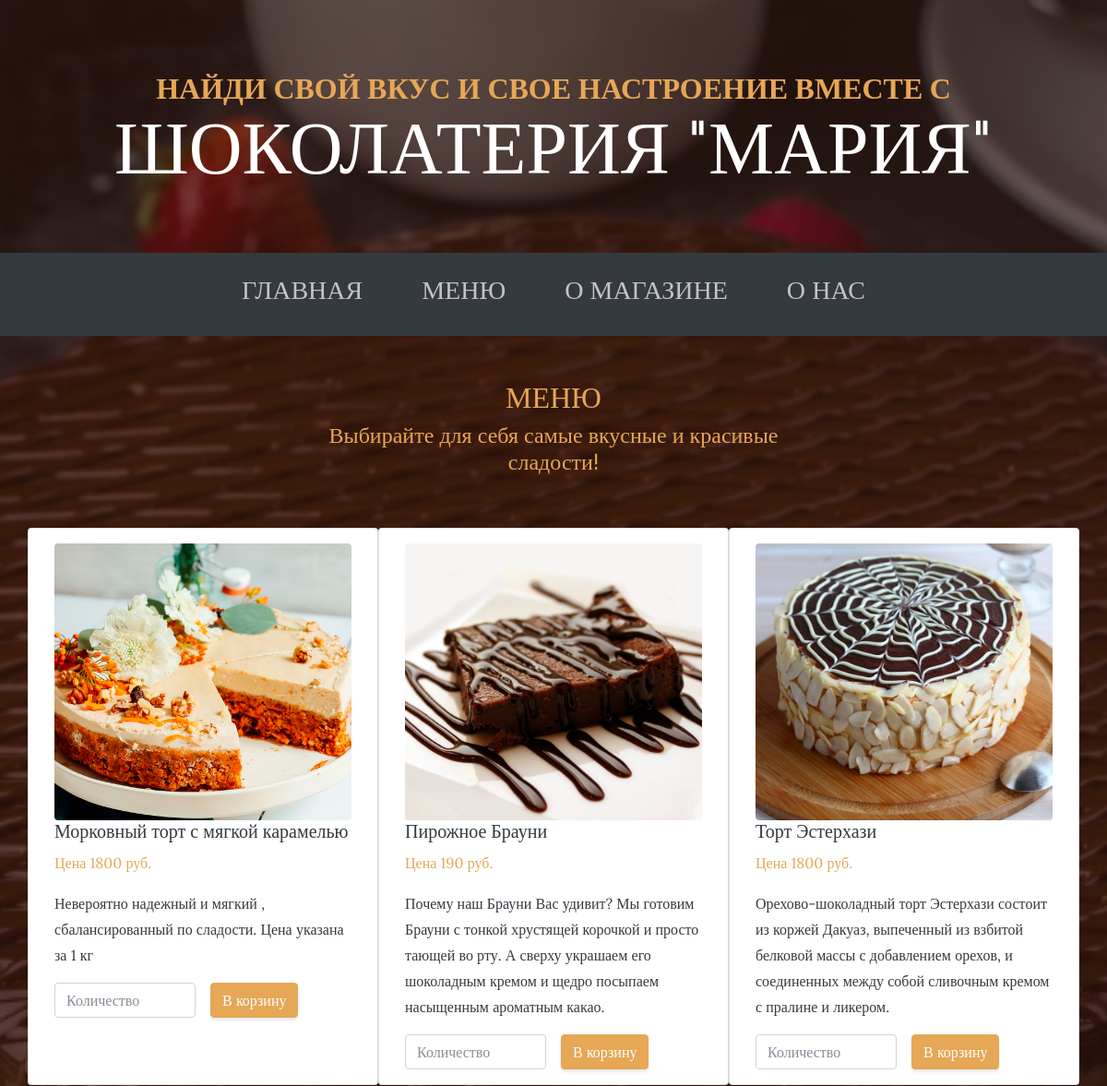
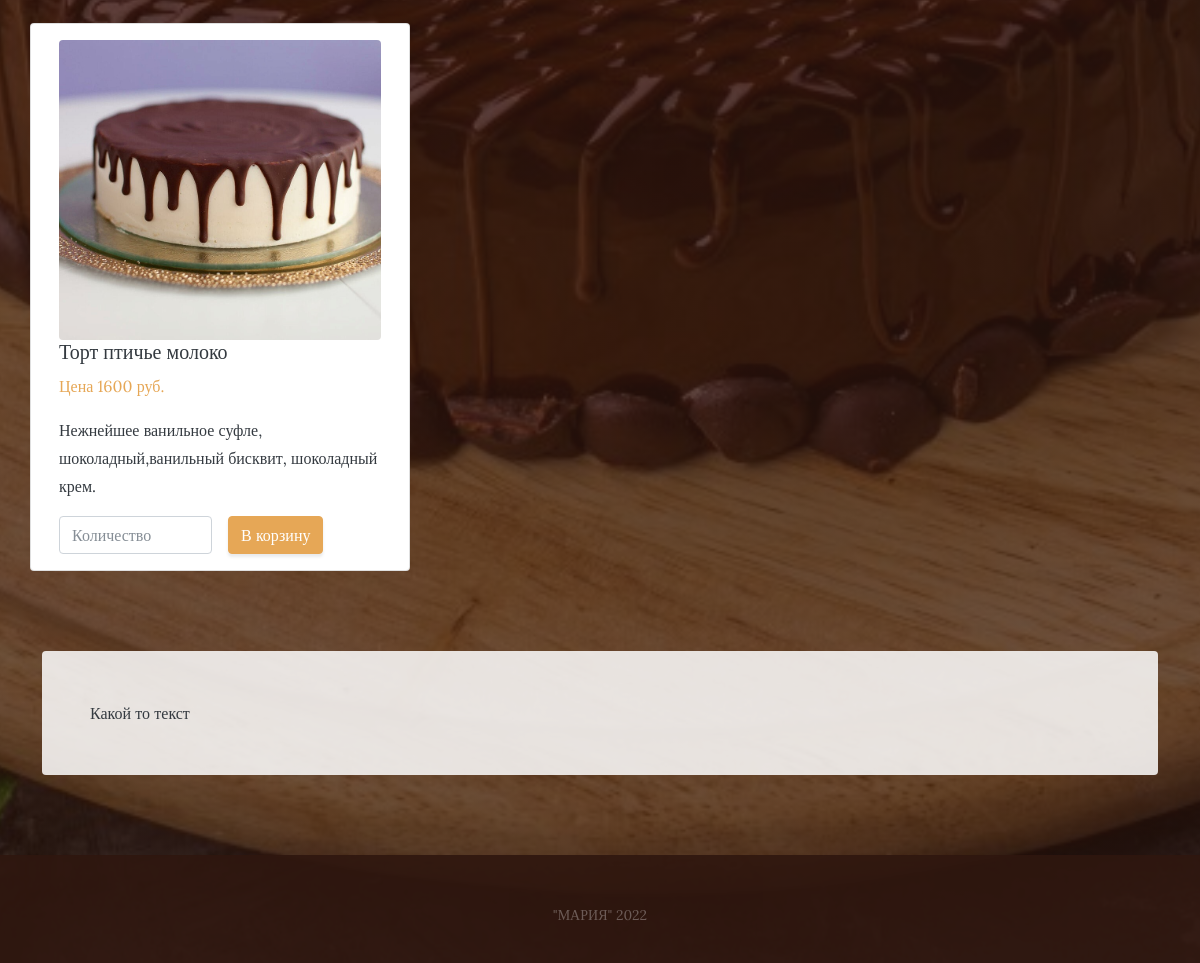
The app's page /product/ with its own data (2 pictures, top to bottom).
### chocolatery/models.py (models this page shows, shortened)
class Product(models.Model):
    title = models.CharField(max_length=100, verbose_name = 'Название')
    price = models.IntegerField(blank=True, verbose_name = 'Цена') #blank=True - обозначает поле необязательное к заполнению
    price_with_sale = models.FloatField(blank=True, verbose_name = 'Цена со скидкой')
    content = models.TextField(blank=True, verbose_name = 'Описание')
    is_available = models.BooleanField(default=True, verbose_name = 'Наличие')
    photo = models.ImageField(upload_to='photos/%Y/%m/%d/', verbose_name = 'Фото', blank=True) # сохранение по дате при загрузке %Y/%m/%d/
    weight = models.IntegerField(blank=True, verbose_name = 'Масса')
    category = models.ForeignKey('Category', on_delete=models.PROTECT, null=True, verbose_name='Категория')
    class Meta:
        verbose_name = 'Продукт'
        verbose_name_plural = 'Продукты'
        ordering = ['title']

### chocolatery/views.py (the view)
# urls.py: path('product/', view_product, name='view_product'),
def view_product(request):
    product = Product.objects.all()
    return render(request, 'chocolatery/product.html', {'product':product, 'title':'Список продуктов'})

### chocolatery/templates/chocolatery/product.html (shortened to what this page needs)
{% load static %}
<!DOCTYPE html>
<html>
{% include 'inc/head.html' %}
<body style="background-image:linear-gradient(rgba(47, 23, 15, 0.65), rgba(47, 23, 15, 0.65)), url({% static 'img/bg.jpg' %})">
    {% include 'inc/_nav.html' %}
    <div class="container py-4 py-xl-5">
        <div class="row mb-5">
            <div class="col-md-8 col-xl-6 text-center mx-auto">
                <h2 class="text-primary">МЕНЮ</h2>
                <h4 class="text-primary w-lg-50">Выбирайте для себя самые вкусные и красивые сладости!</h4>
            </div>
        </div>
        <div class="row row-cols-1 row-cols-md-3 g-4">
        {% block content %}
          {% for item in product %}
            <div class="card">
              <div class="card-body">
                <img class="rounded img-fluid d-block w-100 fit-cover" style="height: 300px;" src="{{ item.photo.url }}" alt"" class"mr-3" width="400" height="250">
                <h5 class="card-title">{{ item.title }}</h5>
                <p class="text-primary">Цена {{ item.price }} руб.</p>
                <p class="card-text">{{ item.content }}</p>
                <div class="row g-3">
                  <div class="col">
                    <input type="text" class="form-control" placeholder="Количество">
                  </div>
                  <div class="col">
                    <a href="#" class="btn btn-primary">В корзину</a>
                  </div>
                </div>
              </div>
            </div>
            <br>
          {% endfor %}
        {% endblock %}
        </div>
    </div>
      <section class="page-section">
        <div class="container">
            <div class="product-item">
                <div class="bg-faded p-5 rounded">
                    <p class="mb-0">Какой то текст</p>
                </div>
            </div>
        </div>
    </section>
    {% include 'inc/footer.html' %}
</body>
</html>

### chocolatery/templates/inc/head.html (shortened to what this page needs)
{% load static %}
<!DOCTYPE html>
<head>
    <link rel="stylesheet" href="{% static 'bootstrap/css/bootstrap.min.css' %}">
    <link rel="stylesheet" href="https://cdnjs.cloudflare.com/ajax/libs/animate.css/3.5.2/animate.min.css">
    <link rel="stylesheet" href="https://cdnjs.cloudflare.com/ajax/libs/aos/2.3.4/aos.css">
    <link rel="stylesheet" href="{% static 'css/Projects-Grid.css' %}">
</head>

### chocolatery/templates/inc/_nav.html (shortened to what this page needs)
<!DOCTYPE html>
<h1 class="text-center text-white d-none d-lg-block site-heading"><span class="text-primary site-heading-upper mb-3">НАЙДИ СВОЙ ВКУС И СВОЕ НАСТРОЕНИЕ ВМЕСТЕ С</span><span class="site-heading-lower"><strong>ШОКОЛАТЕРИЯ "МАРИЯ"</strong></span></h1>
<nav class="navbar navbar-dark navbar-expand-lg bg-dark py-lg-3" id="mainNav">
    <div class="container">
        <div class="collapse navbar-collapse" id="navbarResponsive">
            <ul class="navbar-nav mx-auto">
              <li class="nav-item"><a class="nav-link" data-aos="zoom-out" data-aos-once="true" href="{% url 'home' %}"><h3>ГЛАВНАЯ</h3></a></li>
              <li class="nav-item"><a class="nav-link" data-aos="zoom-out" data-aos-once="true" href="{% url 'view_product' %}"><h3>МЕНЮ</h3></a></li>
              <li class="nav-item"><a class="nav-link" data-aos="zoom-out" data-aos-once="true" href="{% url 'view_store' %}"><h3>О МАГАЗИНЕ</h3></a></li>
              <li class="nav-item"><a class="nav-link" data-aos="zoom-out" data-aos-once="true" href="{% url 'view_about' %}"><h3>О НАС</h3></a></li>
            </ul>
        </div>
    </div>
</nav>

### chocolatery/templates/inc/footer.html (shortened to what this page needs)
{% load static %}
<!DOCTYPE html>
<footer class="text-center footer text-faded py-5" style="min-width: 4px;height: 108.5px;">
    <div class="container">
        <p class="m-0 small">"МАРИЯ" 2022</p>
    </div>
</footer>

### ChocolateryMaria/static/css/Projects-Grid.css (style rules this page uses)
.fit-cover { object-fit: cover; }

### records on screen
Product: photo (picture), title "Морковный торт с мягкой карамелью", price "1800", content "Невероятно надежный и мягкий , сбалансированный по сладости. Цена указана за 1 кг"
Product: photo (picture), title "Пирожное Брауни", price "190", content "Почему наш Брауни Вас удивит? Мы готовим Брауни с тонкой хрустящей корочкой и просто тающей во рту. А сверху украшаем его шоколадным кремом и щедро посыпаем насыщенным ароматным какао."
Product: photo (picture), title "Торт Эстерхази", price "1800", content "Орехово-шоколадный торт Эстерхази состоит из коржей Дакуаз, выпеченный из взбитой белковой массы с добавлением орехов, и соединенных между собой сливочным кремом с пралине и ликером."
Product: photo (picture), title "Торт птичье молоко", price "1600", content "Нежнейшее ванильное суфле, шоколадный,ванильный бисквит, шоколадный крем."
